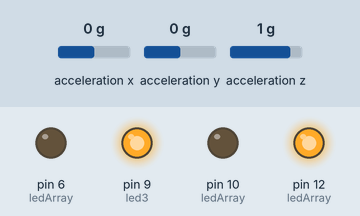
The sketch below on a simulated Arduino Uno, built with avr-gcc and run on an emulated ATmega328P. Parts: output pins drawn as LEDs (lit = HIGH). The inputs (shaded band) are chosen by the test bench; at power-on: acceleration x 0 g, acceleration y 0 g, acceleration z 1 g. Pins used as bus, display or sensor lines are not drawn; what the sketch prints to the serial monitor is not drawn.

Above: at 1.55 s.
At 20.5 s:
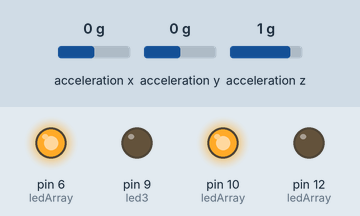
At 30.0 s:
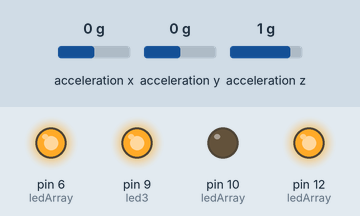
At 34.5 s:
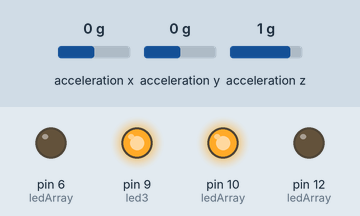
At 37.0 s:
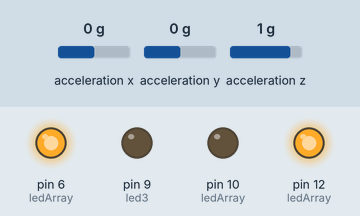
At 39.5 s:
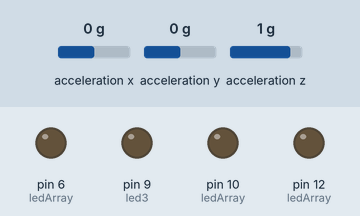
Timing chart, 0 to 40.0 s (numbered marks = the images above):
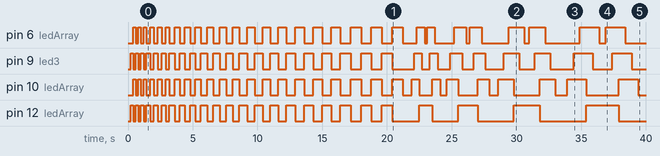

Measured:
- by itself, pin 6 (ledArray): LOW → HIGH at 0.40 s, → LOW 0.20 s later, → HIGH 0.20 s later, → LOW 0.20 s later, … (58 changes in this stretch)
- by itself, pin 9 (led3): LOW → HIGH at 0.20 s, → LOW 0.20 s later, → HIGH 0.20 s later, → LOW 0.20 s later, … (58 changes in this stretch)
- by itself, pin 10 (ledArray): LOW → HIGH at 0.40 s, → LOW 0.20 s later, → HIGH 0.20 s later, → LOW 0.20 s later, … (58 changes in this stretch)
- by itself, pin 12 (ledArray): LOW → HIGH at 0.20 s, → LOW 0.20 s later, → HIGH 0.20 s later, → LOW 0.20 s later, … (50 changes in this stretch)

The sketch:

flora_blink.ino
```cpp
#include <Wire.h>
#include <Adafruit_MMA8451.h>
#include <Adafruit_Sensor.h>

int led1 = 1;
int led2 = 10;
int led3 = 9;
int led4 = 6;
int led5 = 12;

int ledCount = 5;
int ledArray[] = {led1, led2, led3, led4, led5};

unsigned long prevMillis = 0;
unsigned long accelStart = 0;
unsigned long currMillis;
long interval = 200;
long sweepInterval = 200;
int yLedState = HIGH;
int wLedState = LOW;
int altCount = 0;     //number of alt cycles performed
int sweepCount = 0;   //number of sweeps performed
int senseCount = 0;   //number of sensor cycles
int dir = 0;          //pos-neg direction of time interval increment
int cycleCount = 0;   //number of times a blink program has run
int progMode = 0;     //location in series of programs

//accelerometer
Adafruit_MMA8451 mma = Adafruit_MMA8451();
int xAccel;
int yAccel;
int zAccel;
int accelArray[3];

// the setup routine runs once when you press reset:
void setup() {
  // initialize the digital pin as an output.
  for(int pin = 0; pin < ledCount; pin++)
  {
    pinMode(ledArray[pin], OUTPUT);
  }

  //set up serial monitor for accelerometer
  Serial.begin(9600);

  Serial.println("Adafruit MMA8451 test!");

  if (! mma.begin()) {
    Serial.println("Couldnt start");
    while (1);
  }
  Serial.println("MMA8451 found!");

  mma.setRange(MMA8451_RANGE_2_G);

  Serial.print("Range = "); Serial.print(2 << mma.getRange());
  Serial.println("G");

}

// the loop routine runs over and over again forever:
void loop()
{
 while (cycleCount < 1)
 {
   currMillis = millis();
   if (currMillis - prevMillis >= interval)
   {
    if (progMode == 0)
    {
      dir = 0;
      alternate();
    }
    else if (progMode == 1)
    {
     sweep();
    }
    else
    {
        for (int flash = 0; flash < 2; flash++)
        {
          digitalWrite(led3, HIGH);
          delay(500);
          digitalWrite(led3, LOW);
          delay(500);
        }

        while (senseCount < 50)
        {
        // Read the 'raw' data in 14-bit counts
        mma.read();
        accelArray[0] = mma.x;
        accelArray[1] = mma.y;
        accelArray[2] = mma.z;

        //Serial.print("X: \t"); Serial.print(accelArray[0]); Serial.print("\t");
        //Serial.print("Y: \t"); Serial.print(accelArray[1]); Serial.print("\t");
        //Serial.print("Z: \t"); Serial.print(accelArray[2]); Serial.print("\t");
        //Serial.print("Count: \t"); Serial.print(senseCount); Serial.print("\t");
        //Serial.println();

        accel(accelArray);

        delay(500);
        senseCount++;
      }
        cycleCount = 2;
    }
    prevMillis = currMillis;
   }
  }

  for(int led = 0; led < ledCount; led++)
  {
    digitalWrite(ledArray[led], LOW);
  }
  delay(500);

  prevMillis = currMillis;
  progMode++;
  if (progMode > 2)
  {
    progMode = 0;
  }
  //reset all counts
  cycleCount = 0;
  interval = 200;
  sweepInterval = 200;
  altCount = 0;     //number of alt cycles performed
  sweepCount = 0;   //number of sweeps performed
  senseCount = 0;   //number of sensor cycles
}

void alternate()
{
  yLedState = ! yLedState;
  wLedState = ! wLedState;
  if (altCount == 6) //have gone through two passes of alternate() at a certain interval
  {
    int timeInc = 0;
    if (dir == 0)
    {
      timeInc = 100;
    }
    else
    {
      timeInc = -100;
    }
    interval = interval + timeInc;
    if (interval >= 900 | interval <= 100)
    {
      if (dir == 0){dir = 1;}
      else{dir = 0;}
      cycleCount++;
    }
    altCount = 0;
  }
  for(int led = 0; led < ledCount; led++)
  {
   if (led % 2 == 0)
   {
    digitalWrite(ledArray[led], wLedState);
   }
   else
   {
    digitalWrite(ledArray[led], yLedState);
   }
  }
  altCount++;
}

void sweep()
{
  // Turn on each line in turn
  while (sweepCount < 4)    //default 10
  {
    int onLine = -1;
    while (onLine < 5)
    {
      chooseLine(onLine);
      delay(interval);
      onLine++;
    }
    while (onLine >= -1)
    {
      chooseLine(onLine);
      delay(interval);
      onLine--;
    }
    interval = interval + 100;

    sweepCount++;
  }
  cycleCount++;
}

void chooseLine(int onLine)
{
  for(int i = 0; i < ledCount; i++)
  {
    int ledState = LOW;
    if (i == onLine | i == onLine - 1 | i == onLine + 1)
    {
      ledState = HIGH;
    }
    else
    {
      ledState = LOW;
    }
    digitalWrite(ledArray[i], ledState);
  }
}

void accel(int accelArray[])
{
  // x values max out around +-5000
  // y values as high as 7000

  //Choose line to light up based on x value
  int onLine;

  if (accelArray[0] < -1400)
  {
    onLine = 0;
  }
  else if (accelArray[0] < -400)
  {
    onLine = 1;
  }
  else if (accelArray[0] < 400)
  {
    onLine = 2;
  }
  else if (accelArray[0] < 1400)
  {
    onLine = 3;
  }
    else
  {
    onLine = 4;
  }

  for(int i = 0; i < ledCount; i++)
  {
    int ledState = LOW;
    if (i == onLine)
    {
      ledState = HIGH;
    }
    else
    {
      ledState = LOW;
    }
    digitalWrite(ledArray[i], ledState);
  }
}
```
